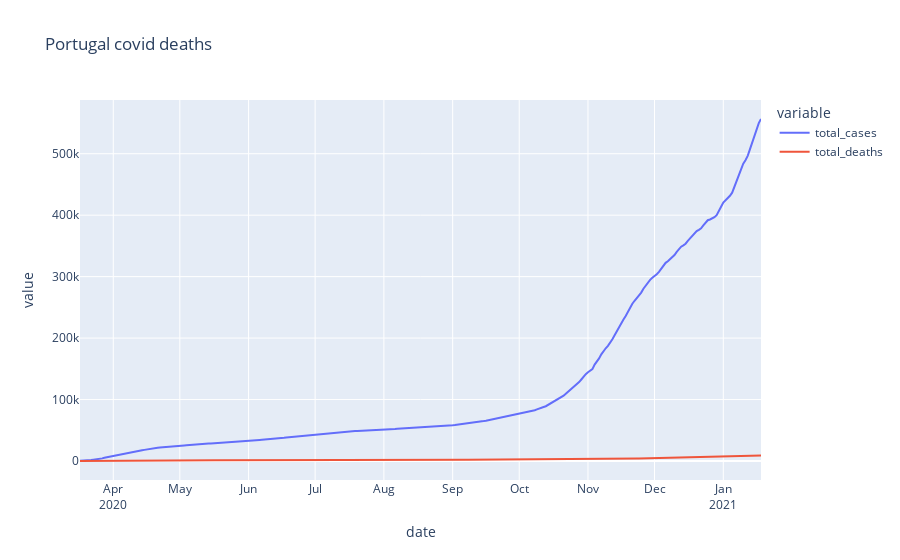

The notebook cell this image was saved under:
### Code cell
fig=px.line(prt_graph, x= prt_graph['date'], y=prt_graph.columns, title= 'Portugal covid deaths')
fig.update_xaxes(
    dtick="M1",
    tickformat="%b\n%Y")
fig.show()

### Figure 1 — Plotly figure (JSON) as saved in the notebook; plotly's stock layout.template omitted (floating-point values rounded to 4 significant figures; data arrays with more than 128 entries replaced by an {"elided": "..."} marker saying what was removed)
{"data": [{"hovertemplate": "variable=total_cases<br>date=%{x}<br>value=%{y}<extra></extra>", "legendgroup": "total_cases", "line": {"color": "#636efa", "dash": "solid"}, "mode": "lines", "name": "total_cases", "orientation": "v", "showlegend": true, "type": "scatter", "x": {"elided": "308 str values"}, "xaxis": "x", "y": {"elided": "308 int values"}, "yaxis": "y"}, {"hovertemplate": "variable=total_deaths<br>date=%{x}<br>value=%{y}<extra></extra>", "legendgroup": "total_deaths", "line": {"color": "#EF553B", "dash": "solid"}, "mode": "lines", "name": "total_deaths", "orientation": "v", "showlegend": true, "type": "scatter", "x": {"elided": "308 str values"}, "xaxis": "x", "y": {"elided": "308 int values"}, "yaxis": "y"}], "layout": {"legend": {"title": {"text": "variable"}, "tracegroupgap": 0}, "title": {"text": "Portugal covid deaths"}, "xaxis": {"anchor": "y", "domain": [0, 1], "dtick": "M1", "tickformat": "%b\n%Y", "title": {"text": "date"}}, "yaxis": {"anchor": "x", "domain": [0, 1], "title": {"text": "value"}}}}
